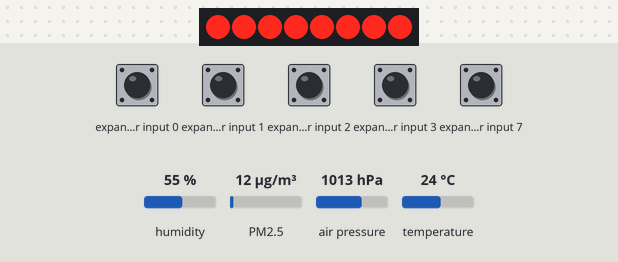
Bench run of a sketch on a simulated Arduino Uno, built for the host (arithmetic inside an expression is 32-bit, double 64-bit). On the bench: 8 port-expander outputs drawn as a row of LEDs (first output left, lit = HIGH). Wiring (inferred from the names in the program): dust sensor: data pin 8. Inputs (shaded band) come from the test bench; at power-on: expander input 0–3, expander input 7 HIGH, humidity 55 %, PM2.5 12 µg/m³, air pressure 1013 hPa, temperature 24 °C. The modem accepts every AT command (registered, SIM ready, sends succeed) and sends nothing else; what the sketch prints to the serial monitor is not drawn.

Above: at 11.7 s.
At 84.61 s:
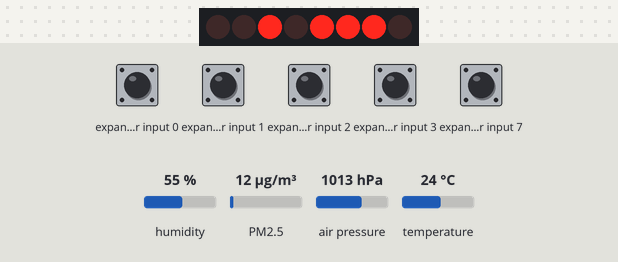
Timing chart, 0 to 86.1 s (numbered marks = the images above):
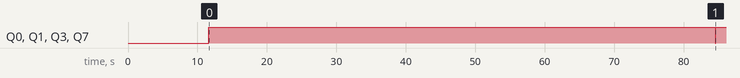

Measured:
- by itself, Q0, Q1, Q3, Q7: LOW → HIGH at 11.6 s, → LOW 73.0 s later, → HIGH 0.01 s later

The sketch:

Estacion_completa.ino
```cpp
/*
   LACOSOX MP2.5 TEST
   lectura experimental de la concentración de material
   particulado 2.5 + Temperatura, Presión atmosférica,
   Humedad almosférica utilizando el hardware
   Arduino + DSM501+ ESP8266 ESP-01S Wireless Wifi
   + Strinity Sensor cobber (TSL2561, BMP180, AM2321).
   Actualmente almacenando datos a:
   https://thingspeak.com/channels/217483


   El codigo ha sido comprimido y optimizado para que trabaje
   correctamente en 32KB de memoria en arduino UNO.

   Requiere configuraciòn externa (por serial) de la tarjeta
   wifi ESP-01S con la red a la que deseas acceder.

*/
/*
  3V3 to 3.3V
  GND to GND
  SDA a A4
  SCL a A5
*/
#include <SoftwareSerial.h>
#include <string.h>
#include <SPI.h>

#include "SFE_TSL2561.h"
#include <SFE_BMP180.h>
#include <Adafruit_AM2315.h>

#include <Wire.h>
#include "ThingSpeak.h"


SFE_TSL2561 light_sensor;
SFE_BMP180 bmp180_sensor;
Adafruit_AM2315 am2315_sensor;

#define ALTITUDE 1655.0 // Altitude of SparkFun's HQ in Boulder, CO. in meters

SoftwareSerial BT1(5, 4); // RX | TX

const char* server = "api.thingspeak.com";
String apiKey = "XXXXX";

int pin = 8;//DSM501A input D8
unsigned long duration;
unsigned long starttime;
unsigned long endtime;
unsigned long sampletime_ms = 10000;
unsigned long lowpulseoccupancy = 0;
float ratio2 = 0;
float concentration2 = 0;

// convert from particles/0.01 ft3 to μg/m3
// 0.01ft3 = 0.0002831685m3 or 35.3147ft3  = 1m3
double pcs2ugm3 (double concentration_pcs)
{
  double pi = 3.14159;
  double vol25 = (4 / 3) * pi * pow ((0.44 * pow (10, -6)), 3);
  return concentration_pcs * 3531.47 * (1.65 * pow (10, 12)) * vol25;
}

void setup()
{
  Serial.begin(9600);
  BT1.begin(115200);
  pinMode(8, INPUT);
  starttime = millis();

  Serial.println("Lacosox station ");
  Serial.println("-------------------");

  Serial.print("luz:");Serial.println(light_sensor.begin());
  Serial.print("BMP180:");Serial.println(bmp180_sensor.begin());
  Serial.print("am2315:");Serial.println(am2315_sensor.begin());

  BT1.println("AT+RST");
  delay(1000);
  BT1.println("AT+RFPOWER=82");


}

String get_MP25() {
    lowpulseoccupancy = 0;
    starttime = millis();
    float concentration_ugm3 = 0.0;
    boolean salir = false;

    do {
       duration = pulseIn(pin, LOW);
       lowpulseoccupancy += duration;
       endtime = millis();

    if ((endtime - starttime) > sampletime_ms)
      {
       ratio2 = (lowpulseoccupancy / 10.0 ) / (endtime - starttime); // Porcentaje 0 - 100 lowpulseoccupancy is in microseconds
       concentration2 = (1.1 * pow(ratio2, 3) - 3.8 * pow(ratio2, 2) + 520 * ratio2 + 0.62); // pcs/0.01cf
       concentration_ugm3 = pcs2ugm3(concentration2);

       salir = true;
     }
    } while (!salir);


 return String(concentration_ugm3);
}


void loop() {
/*
  String B = "." ;
  if (BT1.available())
  { char c = BT1.read() ;
    Serial.print(c);
  }
  if (Serial.available())
  { char c = Serial.read();

    if (c == 'u')
    {
*/
      String mp25 = get_MP25();
      double luxx = getlux();
      double tempp = get_temp();
      double pres = get_presion(tempp);
      float humedad = am2315_sensor.readHumidity();

      Serial.print(" MP25: "); Serial.print(mp25);
      Serial.print(" lux: "); Serial.print(luxx);
      Serial.print(" Temp: "); Serial.print(tempp); Serial.print(" C");
      Serial.print(" Presion: "); Serial.print(pres); Serial.print("mb");
      Serial.print(" Humedad: "); Serial.print(humedad); Serial.println("%");

      String cmd = "AT+CIPSTART=\"TCP\",\"";
      cmd += server;
      cmd += "\",80";
      BT1.println(cmd);
      delay(2000);
      if (BT1.find("Error")) {
        Serial.println("Error en wifi");
        return;
      }

  String     post = "field1=";
      post += mp25;
      post += "&field2=";
      post += tempp;
      post += "&field3=";
      post += humedad;
      post += "&field4=";
      post += pres;
      post += "&field5=";
      post += luxx;
      post += "\r\n";

      //Serial.println(post);

      cmd = "POST /update HTTP/1.1\n";
     cmd += "Host: api.thingspeak.com\n";
     cmd += "Connection: close\n";
     cmd += "X-THINGSPEAKAPIKEY: "+apiKey+"\n";
     cmd += "Content-Type: application/x-www-form-urlencoded\n";

     String cmd2 = "Content-length: ";
     cmd2 += String(post.length())+"\n\n";

     Serial.print(cmd);
     Serial.print(cmd2);
     Serial.println(post);

     int largo = cmd.length()+cmd2.length()+post.length();
     Serial.println(largo);

      BT1.print("AT+CIPSEND="+String(largo)+"\r\n");

      if (BT1.find(">")) {
        BT1.print(cmd);
        BT1.print(cmd2);
        BT1.print(post);
      }
      else {
        BT1.println("AT+CIPCLOSE");
      }

/*
    }
    BT1.print(c);
  }
*/

  delay(60000);

}


double get_temp() {
  char status;
  double T;

  status = bmp180_sensor.startTemperature();

  if (status != 0)
  {
    // Wait for the measurement to complete:
    delay(status);

    status = bmp180_sensor.getTemperature(T);
  } else Serial.println("error starting temperature measurement\n");

  return T;
}

double get_presion(double T) {
  char status;
  double P;

  status = bmp180_sensor.startPressure(3); // 3, alta presición

  if (status != 0)
  {
    // Wait for the measurement to complete:
    delay(status);

    // Retrieve the completed temperature measurement:
    // Note that the measurement is stored in the variable T.
    // Function returns 1 if successful, 0 if failure.

    status = bmp180_sensor.getPressure(P, T);
    if (status == 0)
    {
      Serial.println("error retrieving pressure measurement\n");
    }
  } else Serial.println("error starting pressure measurement\n");

  return P;
}


double getlux()
{
  double final_lux;

  boolean gain = 0;     // Gain setting, 0 = X1, 1 = X16;
  unsigned int ms = 17;  // Integration ("shutter") time in milliseconds


  // If time = 0, integration will be 13.7ms
  // If time = 1, integration will be 101ms
  // If time = 2, integration will be 402ms
  // If time = 3, use manual start / stop to perform your own integration


  light_sensor.setPowerUp();
  light_sensor.setTiming(gain, 3, ms);

  // This sketch uses the TSL2561's built-in integration timer.
  // You can also perform your own manual integration timing
  // by setting "time" to 3 (manual) in setTiming(),
  // then performing a manualStart() and a manualStop() as in the below
  // commented statements:

  ms = 13.7;
  light_sensor.manualStart();
  delay(ms);
  light_sensor.manualStop();

  // There are two light sensors on the device, one for visible light
  // and one for infrared. Both sensors are needed for lux calculations.


  unsigned int data0, data1;

  if (light_sensor.getData(data0, data1))
  {
    // getData() returned true, communication was successful

    //   Serial.print("data0(VISIBLE): ");
    //  Serial.print(data0);
    // Serial.print(" data1(INFRAROJA): ");
    // Serial.print(data1);

    // The getLux() function will return 1 if the calculation
    // was successful, or 0 if one or both of the sensors was
    // saturated (too much light). If this happens, you can
    // reduce the integration time and/or gain.

    double lux;    // Resulting lux value
    boolean good;  // True if neither sensor is saturated

    // Perform lux calculation:

    good = light_sensor.getLux(gain, ms, data0, data1, lux);
    final_lux = lux;
  }
  else
  {
    byte error = light_sensor.getError();
    Serial.println("Eror en el sensor de luz.");
    final_lux = 0.0;
  }

  light_sensor.setPowerDown();

  return final_lux;

}
```

SFE_TSL2561.cpp
```cpp
// (licence header left out)
#include "SFE_TSL2561.h"
#include <Wire.h>


SFE_TSL2561::SFE_TSL2561(void)
	// SFE_TSL2561 object
{}


boolean SFE_TSL2561::begin(void)
	// Initialize TSL2561 library with default address (0x39)
	// Always returns true
{
	return(begin(TSL2561_ADDR));
}


boolean SFE_TSL2561::begin(char i2c_address)
	// Initialize TSL2561 library to arbitrary address or:
	// TSL2561_ADDR_0 (0x29 address with '0' shorted on board)
	// TSL2561_ADDR   (0x39 default address)
	// TSL2561_ADDR_1 (0x49 address with '1' shorted on board)
	// Always returns true
{
	_i2c_address = i2c_address;
	Wire.begin();
	return(true);
}


boolean SFE_TSL2561::setPowerUp(void)
	// Turn on TSL2561, begin integrations
	// Returns true (1) if successful, false (0) if there was an I2C error
	// (Also see getError() below)
{
	// Write 0x03 to command byte (power on)
	return(writeByte(TSL2561_REG_CONTROL,0x03));
}


boolean SFE_TSL2561::setPowerDown(void)
	// Turn off TSL2561
	// Returns true (1) if successful, false (0) if there was an I2C error
	// (Also see getError() below)
{
	// Clear command byte (power off)
	return(writeByte(TSL2561_REG_CONTROL,0x00));
}


boolean SFE_TSL2561::setTiming(boolean gain, unsigned char time)
	// If gain = false (0), device is set to low gain (1X)
	// If gain = high (1), device is set to high gain (16X)
	// If time = 0, integration will be 13.7ms
	// If time = 1, integration will be 101ms
	// If time = 2, integration will be 402ms
	// If time = 3, use manual start / stop
	// Returns true (1) if successful, false (0) if there was an I2C error
	// (Also see getError() below)
{
	unsigned char timing;

	// Get timing byte
	if (readByte(TSL2561_REG_TIMING,timing))
	{
		// Set gain (0 or 1)
		if (gain)
			timing |= 0x10;
		else
			timing &= ~0x10;

		// Set integration time (0 to 3)
		timing &= ~0x03;
		timing |= (time & 0x03);

		// Write modified timing byte back to device
		if (writeByte(TSL2561_REG_TIMING,timing))
			return(true);
	}
	return(false);
}


boolean SFE_TSL2561::setTiming(boolean gain, unsigned char time, unsigned int &ms)
	// If gain = false (0), device is set to low gain (1X)
	// If gain = high (1), device is set to high gain (16X)
	// If time = 0, integration will be 13.7ms
	// If time = 1, integration will be 101ms
	// If time = 2, integration will be 402ms
	// If time = 3, use manual start / stop (ms = 0)
	// ms will be set to integration time
	// Returns true (1) if successful, false (0) if there was an I2C error
	// (Also see getError() below)
{
	// Calculate ms for user
	switch (time)
	{
		case 0: ms = 14; break;
		case 1: ms = 101; break;
		case 2: ms = 402; break;
		default: ms = 0;
	}
	// Set integration using base function
	return(setTiming(gain,time));
}


boolean SFE_TSL2561::manualStart(void)
	// Starts a manual integration period
	// After running this command, you must manually stop integration with manualStop()
	// Internally sets integration time to 3 for manual integration (gain is unchanged)
	// Returns true (1) if successful, false (0) if there was an I2C error
	// (Also see getError() below)
{
	unsigned char timing;

	// Get timing byte
	if (readByte(TSL2561_REG_TIMING,timing))
	{
		// Set integration time to 3 (manual integration)
		timing |= 0x03;

		if (writeByte(TSL2561_REG_TIMING,timing))
		{
			// Begin manual integration
			timing |= 0x08;

			// Write modified timing byte back to device
			if (writeByte(TSL2561_REG_TIMING,timing))
				return(true);
		}
	}
	return(false);
}


boolean SFE_TSL2561::manualStop(void)
	// Stops a manual integration period
	// Returns true (1) if successful, false (0) if there was an I2C error
	// (Also see getError() below)
{
	unsigned char timing;

	// Get timing byte
	if (readByte(TSL2561_REG_TIMING,timing))
	{
		// Stop manual integration
		timing &= ~0x08;

		// Write modified timing byte back to device
		if (writeByte(TSL2561_REG_TIMING,timing))
			return(true);
	}
	return(false);
}


boolean SFE_TSL2561::getData(unsigned int &data0, unsigned int &data1)
	// Retrieve raw integration results
	// data0 and data1 will be set to integration results
	// Returns true (1) if successful, false (0) if there was an I2C error
	// (Also see getError() below)
{
	// Get data0 and data1 out of result registers
	if (readUInt(TSL2561_REG_DATA_0,data0) && readUInt(TSL2561_REG_DATA_1,data1))
		return(true);

	return(false);
}


boolean SFE_TSL2561::getLux(unsigned char gain, unsigned int ms, unsigned int CH0, unsigned int CH1, double &lux)
	// Convert raw data to lux
	// gain: 0 (1X) or 1 (16X), see setTiming()
	// ms: integration time in ms, from setTiming() or from manual integration
	// CH0, CH1: results from getData()
	// lux will be set to resulting lux calculation
	// returns true (1) if calculation was successful
	// RETURNS false (0) AND lux = 0.0 IF EITHER SENSOR WAS SATURATED (0XFFFF)
{
	double ratio, d0, d1;

	// Determine if either sensor saturated (0xFFFF)
	// If so, abandon ship (calculation will not be accurate)
	if ((CH0 == 0xFFFF) || (CH1 == 0xFFFF))
	{
		lux = 0.0;
		return(false);
	}

	// Convert from unsigned integer to floating point
	d0 = CH0; d1 = CH1;

	// We will need the ratio for subsequent calculations
	ratio = d1 / d0;

	// Normalize for integration time
	d0 *= (402.0/ms);
	d1 *= (402.0/ms);

	// Normalize for gain
	if (gain)
	{
		d0 /= 16;
		d1 /= 16;
	}

	// Determine lux per datasheet equations:

	if (ratio < 0.5)
	{
		lux = 0.0304 * d0 - 0.062 * d0 * pow(ratio,1.4);
		return(true);
	}

	if (ratio < 0.61)
	{
		lux = 0.0224 * d0 - 0.031 * d1;
		return(true);
	}

	if (ratio < 0.80)
	{
		lux = 0.0128 * d0 - 0.0153 * d1;
		return(true);
	}

	if (ratio < 1.30)
	{
		lux = 0.00146 * d0 - 0.00112 * d1;
		return(true);
	}

	// if (ratio > 1.30)
	lux = 0.0;
	return(true);
}


boolean SFE_TSL2561::setInterruptControl(unsigned char control, unsigned char persist)
	// Sets up interrupt operations
	// If control = 0, interrupt output disabled
	// If control = 1, use level interrupt, see setInterruptThreshold()
	// If persist = 0, every integration cycle generates an interrupt
	// If persist = 1, any value outside of threshold generates an interrupt
	// If persist = 2 to 15, value must be outside of threshold for 2 to 15 integration cycles
	// Returns true (1) if successful, false (0) if there was an I2C error
	// (Also see getError() below)
{
	// Place control and persist bits into proper location in interrupt control register
	if (writeByte(TSL2561_REG_INTCTL,((control | 0B00000011) << 4) & (persist | 0B00001111)))
		return(true);

	return(false);
}


boolean SFE_TSL2561::setInterruptThreshold(unsigned int low, unsigned int high)
	// Set interrupt thresholds (channel 0 only)
	// low, high: 16-bit threshold values
	// Returns true (1) if successful, false (0) if there was an I2C error
	// (Also see getError() below)
{
	// Write low and high threshold values
	if (writeUInt(TSL2561_REG_THRESH_L,low) && writeUInt(TSL2561_REG_THRESH_H,high))
		return(true);

	return(false);
}


boolean SFE_TSL2561::clearInterrupt(void)
	// Clears an active interrupt
	// Returns true (1) if successful, false (0) if there was an I2C error
	// (Also see getError() below)
{
	// Set up command byte for interrupt clear
	Wire.beginTransmission(_i2c_address);
	Wire.write(TSL2561_CMD_CLEAR);
	_error = Wire.endTransmission();
	if (_error == 0)
		return(true);

	return(false);
}


boolean SFE_TSL2561::getID(unsigned char &ID)
	// Retrieves part and revision code from TSL2561
	// Sets ID to part ID (see datasheet)
	// Returns true (1) if successful, false (0) if there was an I2C error
	// (Also see getError() below)
{
	// Get ID byte from ID register
	if (readByte(TSL2561_REG_ID,ID))
		return(true);

	return(false);
}


byte SFE_TSL2561::getError(void)
	// If any library command fails, you can retrieve an extended
	// error code using this command. Errors are from the wire library:
	// 0 = Success
	// 1 = Data too long to fit in transmit buffer
	// 2 = Received NACK on transmit of address
	// 3 = Received NACK on transmit of data
	// 4 = Other error
{
	return(_error);
}

// Private functions:

boolean SFE_TSL2561::readByte(unsigned char address, unsigned char &value)
	// Reads a byte from a TSL2561 address
	// Address: TSL2561 address (0 to 15)
	// Value will be set to stored byte
	// Returns true (1) if successful, false (0) if there was an I2C error
	// (Also see getError() above)
{
	// Set up command byte for read
	Wire.beginTransmission(_i2c_address);
	Wire.write((address & 0x0F) | TSL2561_CMD);
	_error = Wire.endTransmission();

	// Read requested byte
	if (_error == 0)
	{
		Wire.requestFrom(_i2c_address,1);
		if (Wire.available() == 1)
		{
			value = Wire.read();
			return(true);
		}
	}
	return(false);
}


boolean SFE_TSL2561::writeByte(unsigned char address, unsigned char value)
	// Write a byte to a TSL2561 address
	// Address: TSL2561 address (0 to 15)
	// Value: byte to write to address
	// Returns true (1) if successful, false (0) if there was an I2C error
	// (Also see getError() above)
{
	// Set up command byte for write
	Wire.beginTransmission(_i2c_address);
	Wire.write((address & 0x0F) | TSL2561_CMD);
	// Write byte
	Wire.write(value);
	_error = Wire.endTransmission();
	if (_error == 0)
		return(true);

	return(false);
}


boolean SFE_TSL2561::readUInt(unsigned char address, unsigned int &value)
	// Reads an unsigned integer (16 bits) from a TSL2561 address (low byte first)
	// Address: TSL2561 address (0 to 15), low byte first
	// Value will be set to stored unsigned integer
	// Returns true (1) if successful, false (0) if there was an I2C error
	// (Also see getError() above)
{
	char high, low;

	// Set up command byte for read
	Wire.beginTransmission(_i2c_address);
	Wire.write((address & 0x0F) | TSL2561_CMD);
	_error = Wire.endTransmission();

	// Read two bytes (low and high)
	if (_error == 0)
	{
		Wire.requestFrom(_i2c_address,2);
		if (Wire.available() == 2)
		{
			low = Wire.read();
			high = Wire.read();
			// Combine bytes into unsigned int
			value = word(high,low);
			return(true);
		}
	}
	return(false);
}


boolean SFE_TSL2561::writeUInt(unsigned char address, unsigned int value)
	// Write an unsigned integer (16 bits) to a TSL2561 address (low byte first)
	// Address: TSL2561 address (0 to 15), low byte first
	// Value: unsigned int to write to address
	// Returns true (1) if successful, false (0) if there was an I2C error
	// (Also see getError() above)
{
	// Split int into lower and upper bytes, write each byte
	if (writeByte(address,lowByte(value))
		&& writeByte(address + 1,highByte(value)))
		return(true);

	return(false);
}
```

Source omitted: SFE_TSL2561.h (7156 bytes)
